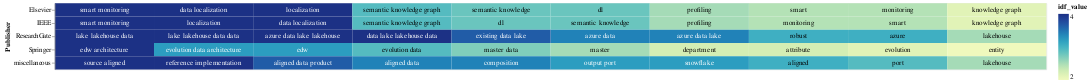

The notebook cell saved with this chart:
### Code cell
# Select the top terms for each PDF
top_terms_df_publisher = result_df_publisher.groupby('Publisher').head(10)

# Add a small random value to 'idf_value' for better visualization
top_terms_df_publisher['idf_value'] = top_terms_df_publisher['idf_value'] + np.random.rand(top_terms_df_publisher.shape[0]) * 0.0001

# Create a base chart
base = alt.Chart(top_terms_df_publisher).encode(
    x=alt.X('rank:O', axis=None),  # Use rank for x-axis
    y='Publisher:N',
    color=alt.Color('idf_value:Q', scale=alt.Scale(scheme='viridis')),
    text='topic_word:N'  # Corrected column name to 'topic_word'
).transform_window(
    rank="rank()",
    sort=[alt.SortField("idf_value", order="descending")],
    groupby=["Publisher"]
)

# Create a heatmap
heatmap = base.mark_rect().encode(
    color='idf_value:Q',
)

# Create text labels with conditional color
text = base.mark_text(baseline='middle').encode(
    text='topic_word:N',
    color=alt.condition(alt.datum.idf_value >= 3.0, alt.value('white'), alt.value('black'))
)

# Display the heatmap and text labels
chart_lda_publisher = (heatmap + text).properties(width=1500)
chart_lda_publisher

### Figure 1 — Vega-Lite specification as saved in the notebook (floating-point values rounded to 4 significant figures)
{"config": {"view": {"continuousWidth": 300, "continuousHeight": 300}}, "layer": [{"mark": {"type": "rect"}, "encoding": {"color": {"field": "idf_value", "type": "quantitative"}, "text": {"field": "topic_word", "type": "nominal"}, "x": {"axis": null, "field": "rank", "type": "ordinal"}, "y": {"field": "Publisher", "type": "nominal"}}, "transform": [{"window": [{"op": "rank", "field": "", "as": "rank"}], "groupby": ["Publisher"], "sort": [{"field": "idf_value", "order": "descending"}]}]}, {"mark": {"type": "text", "baseline": "middle"}, "encoding": {"color": {"condition": {"test": "(datum.idf_value >= 3.0)", "value": "white"}, "value": "black"}, "text": {"field": "topic_word", "type": "nominal"}, "x": {"axis": null, "field": "rank", "type": "ordinal"}, "y": {"field": "Publisher", "type": "nominal"}}, "transform": [{"window": [{"op": "rank", "field": "", "as": "rank"}], "groupby": ["Publisher"], "sort": [{"field": "idf_value", "order": "descending"}]}]}], "data": {"name": "data-46be2b763e5561912f8b3a9cc77f751a"}, "width": 1500, "$schema": "https://vega.github.io/schema/vega-lite/v5.15.1.json", "datasets": {"data-46be2b763e5561912f8b3a9cc77f751a": [{"Publisher": "IEEE", "topic_word": "localization", "idf_value": 3.97}, {"Publisher": "IEEE", "topic_word": "data localization", "idf_value": 3.97}, {"Publisher": "IEEE", "topic_word": "smart", "idf_value": 2.179}, {"Publisher": "IEEE", "topic_word": "smart monitoring", "idf_value": 3.97}, {"Publisher": "IEEE", "topic_word": "monitoring", "idf_value": 2.179}, {"Publisher": "IEEE", "topic_word": "semantic knowledge", "idf_value": 2.584}, {"Publisher": "IEEE", "topic_word": "knowledge graph", "idf_value": 1.83}, {"Publisher": "IEEE", "topic_word": "semantic knowledge graph", "idf_value": 2.718}, {"Publisher": "IEEE", "topic_word": "dl", "idf_value": 2.584}, {"Publisher": "IEEE", "topic_word": "profiling", "idf_value": 2.266}, {"Publisher": "Springer", "topic_word": "edw", "idf_value": 3.054}, {"Publisher": "Springer", "topic_word": "attribute", "idf_value": 1.956}, {"Publisher": "Springer", "topic_word": "master data", "idf_value": 2.466}, {"Publisher": "Springer", "topic_word": "master", "idf_value": 2.266}, {"Publisher": "Springer", "topic_word": "evolution data", "idf_value": 2.718}, {"Publisher": "Springer", "topic_word": "evolution", "idf_value": 1.83}, {"Publisher": "Springer", "topic_word": "department", "idf_value": 1.956}, {"Publisher": "Springer", "topic_word": "edw architecture", "idf_value": 3.97}, {"Publisher": "Springer", "topic_word": "evolution data architecture", "idf_value": 3.054}, {"Publisher": "Springer", "topic_word": "entity", "idf_value": 1.668}, {"Publisher": "ResearchGate", "topic_word": "azure", "idf_value": 2.872}, {"Publisher": "ResearchGate", "topic_word": "azure data", "idf_value": 3.277}, {"Publisher": "ResearchGate", "topic_word": "azure data lake", "idf_value": 3.277}, {"Publisher": "ResearchGate", "topic_word": "lakehouse", "idf_value": 2.266}, {"Publisher": "ResearchGate", "topic_word": "robust", "idf_value": 2.872}, {"Publisher": "ResearchGate", "topic_word": "data lake lakehouse data", "idf_value": 3.97}, {"Publisher": "ResearchGate", "topic_word": "lake lakehouse data", "idf_value": 3.97}, {"Publisher": "ResearchGate", "topic_word": "lake lakehouse data data", "idf_value": 3.97}, {"Publisher": "ResearchGate", "topic_word": "azure data lake lakehouse", "idf_value": 3.97}, {"Publisher": "ResearchGate", "topic_word": "existing data lake", "idf_value": 3.565}, {"Publisher": "Elsevier", "topic_word": "localization", "idf_value": 3.97}, {"Publisher": "Elsevier", "topic_word": "data localization", "idf_value": 3.97}, {"Publisher": "Elsevier", "topic_word": "smart", "idf_value": 2.179}, {"Publisher": "Elsevier", "topic_word": "smart monitoring", "idf_value": 3.97}, {"Publisher": "Elsevier", "topic_word": "monitoring", "idf_value": 2.179}, {"Publisher": "Elsevier", "topic_word": "semantic knowledge", "idf_value": 2.584}, {"Publisher": "Elsevier", "topic_word": "knowledge graph", "idf_value": 1.83}, {"Publisher": "Elsevier", "topic_word": "semantic knowledge graph", "idf_value": 2.718}, {"Publisher": "Elsevier", "topic_word": "dl", "idf_value": 2.584}, {"Publisher": "Elsevier", "topic_word": "profiling", "idf_value": 2.266}, {"Publisher": "miscellaneous", "topic_word": "port", "idf_value": 2.718}, {"Publisher": "miscellaneous", "topic_word": "output port", "idf_value": 3.054}, {"Publisher": "miscellaneous", "topic_word": "aligned", "idf_value": 2.872}, {"Publisher": "miscellaneous", "topic_word": "aligned data product", "idf_value": 3.565}, {"Publisher": "miscellaneous", "topic_word": "aligned data", "idf_value": 3.277}, {"Publisher": "miscellaneous", "topic_word": "composition", "idf_value": 3.277}, {"Publisher": "miscellaneous", "topic_word": "source aligned", "idf_value": 3.97}, {"Publisher": "miscellaneous", "topic_word": "snowflake", "idf_value": 3.054}, {"Publisher": "miscellaneous", "topic_word": "reference implementation", "idf_value": 3.97}, {"Publisher": "miscellaneous", "topic_word": "lakehouse", "idf_value": 2.266}]}}
